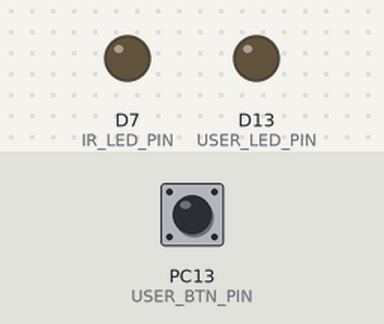
Bench run of a sketch on a simulated STM32 Nucleo. Parts: output pins drawn as LEDs (lit = HIGH). The inputs (shaded band) are chosen by the test bench; at power-on: PC13 (USER_BTN_PIN) HIGH. What the sketch prints to the serial monitor is not drawn.

Above: at 1.2 s.
1.3 s: PC13 (USER_BTN_PIN) pulled LOW for 0.15 s
Timing chart, 0 to 4.3 s (numbered marks = the images above; inputs shaded):
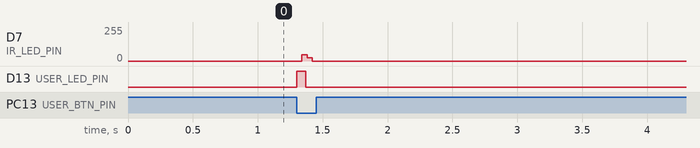

Measured:
- after the input at 1.3 s, D7 (IR_LED_PIN): 0/255 → 47/255 at once, → 26/255 0.04 s later, → 0/255 0.04 s later; D13 (USER_LED_PIN): LOW → HIGH at once, → LOW 0.07 s later

The sketch:

01_IR_Transmitter.ino
```cpp
/**
 ******************************************************************************
 * @file    01_IR_Transmitter.ino
 * @brief   IR Transmitter Module for NUCLEO-F103RB (Arduino)
 * @author  Embedded Systems Lab
 * @version V1.0.0
 * @date    2025-01-18
 ******************************************************************************
 * @details
 * IR LED를 이용하여 38kHz 캐리어로 변조된 NEC 프로토콜 신호를 송신합니다.
 *
 * Hardware Setup:
 * - IR LED: PA8 (D7) - 38kHz PWM 출력
 * - User Button: PC13 (내장 버튼)
 * - User LED: PA5 (D13, 내장 LED)
 * - Serial: USB Virtual COM Port (115200 baud)
 *
 * 회로 연결:
 *   PA8 --- [100Ω] --- [IR LED] --- GND
 *   (또는 트랜지스터 드라이버 사용 권장)
 *
 * 동작: 버튼을 누르면 설정된 NEC 코드를 송신합니다.
 ******************************************************************************
 */

/* Pin Definitions */
#define IR_LED_PIN      PA8     // IR LED (Timer PWM)
#define USER_BTN_PIN    PC13    // User Button (Active LOW)
#define USER_LED_PIN    PA5     // Onboard LED

/* NEC Protocol Timing (microseconds) */
#define NEC_LEADER_PULSE    9000
#define NEC_LEADER_SPACE    4500
#define NEC_BIT_PULSE       560
#define NEC_ONE_SPACE       1690
#define NEC_ZERO_SPACE      560
#define NEC_REPEAT_SPACE    2250

/* IR Code Settings */
uint8_t ir_address = 0x00;      // Device address
uint8_t ir_command = 0x0C;      // Command (예: Power)

/* Variables */
volatile bool buttonPressed = false;
uint32_t lastButtonTime = 0;

/* Function Prototypes */
void IR_CarrierOn(void);
void IR_CarrierOff(void);
void IR_SendPulse(uint16_t onTime, uint16_t offTime);
void IR_SendByte(uint8_t data);
void IR_SendNEC(uint8_t address, uint8_t command);
void IR_SendRepeat(void);

/**
 * @brief Setup function
 */
void setup() {
    // Serial 초기화
    Serial.begin(115200);
    while (!Serial) { delay(10); }

    Serial.println();
    Serial.println("========================================");
    Serial.println("  IR Transmitter - NUCLEO-F103RB");
    Serial.println("  NEC Protocol, 38kHz Carrier");
    Serial.println("========================================");

    // GPIO 초기화
    pinMode(USER_LED_PIN, OUTPUT);
    pinMode(USER_BTN_PIN, INPUT);
    pinMode(IR_LED_PIN, OUTPUT);

    digitalWrite(USER_LED_PIN, LOW);
    digitalWrite(IR_LED_PIN, LOW);

    // 버튼 인터럽트 설정
    attachInterrupt(digitalPinToInterrupt(USER_BTN_PIN), buttonISR, FALLING);

    Serial.print("IR Address: 0x");
    Serial.println(ir_address, HEX);
    Serial.print("IR Command: 0x");
    Serial.println(ir_command, HEX);
    Serial.println();
    Serial.println("Press USER button to transmit IR signal...");
    Serial.println();
}

/**
 * @brief Main loop
 */
void loop() {
    if (buttonPressed) {
        // 디바운싱
        if (millis() - lastButtonTime > 200) {
            lastButtonTime = millis();

            digitalWrite(USER_LED_PIN, HIGH);

            Serial.print("[TX] Sending NEC: Addr=0x");
            Serial.print(ir_address, HEX);
            Serial.print(", Cmd=0x");
            Serial.println(ir_command, HEX);

            // NEC 코드 송신
            IR_SendNEC(ir_address, ir_command);

            Serial.println("[TX] Complete!");
            Serial.println();

            digitalWrite(USER_LED_PIN, LOW);
        }
        buttonPressed = false;
    }
}

/**
 * @brief Button interrupt handler
 */
void buttonISR() {
    buttonPressed = true;
}

/**
 * @brief 38kHz 캐리어 ON (소프트웨어 PWM)
 */
void IR_CarrierOn() {
    // 38kHz = 26.3us period, 50% duty cycle
    // 13us HIGH, 13us LOW
    digitalWrite(IR_LED_PIN, HIGH);
}

/**
 * @brief 캐리어 OFF
 */
void IR_CarrierOff() {
    digitalWrite(IR_LED_PIN, LOW);
}

/**
 * @brief 38kHz 변조된 펄스 송신
 * @param onTime  캐리어 ON 시간 (us)
 * @param offTime 캐리어 OFF 시간 (us)
 */
void IR_SendPulse(uint16_t onTime, uint16_t offTime) {
    uint32_t startTime;
    uint32_t elapsed;

    // 38kHz 캐리어로 변조된 펄스 (약 26us 주기)
    startTime = micros();
    while ((micros() - startTime) < onTime) {
        digitalWrite(IR_LED_PIN, HIGH);
        delayMicroseconds(13);
        digitalWrite(IR_LED_PIN, LOW);
        delayMicroseconds(13);
    }

    // Space (캐리어 OFF)
    digitalWrite(IR_LED_PIN, LOW);
    delayMicroseconds(offTime);
}

/**
 * @brief 1바이트 송신 (LSB first)
 * @param data 송신할 데이터
 */
void IR_SendByte(uint8_t data) {
    for (int i = 0; i < 8; i++) {
        if (data & 0x01) {
            // Bit '1': 560us pulse + 1690us space
            IR_SendPulse(NEC_BIT_PULSE, NEC_ONE_SPACE);
        } else {
            // Bit '0': 560us pulse + 560us space
            IR_SendPulse(NEC_BIT_PULSE, NEC_ZERO_SPACE);
        }
        data >>= 1;
    }
}

/**
 * @brief NEC 프로토콜 프레임 송신
 * @param address 디바이스 주소
 * @param command 명령 코드
 */
void IR_SendNEC(uint8_t address, uint8_t command) {
    noInterrupts();

    // Leader code: 9ms pulse + 4.5ms space
    IR_SendPulse(NEC_LEADER_PULSE, NEC_LEADER_SPACE);

    // Address (8-bit)
    IR_SendByte(address);

    // Address Inverse (8-bit)
    IR_SendByte(~address);

    // Command (8-bit)
    IR_SendByte(command);

    // Command Inverse (8-bit)
    IR_SendByte(~command);

    // Stop bit: 560us pulse
    IR_SendPulse(NEC_BIT_PULSE, 0);

    interrupts();
}

/**
 * @brief NEC 리피트 코드 송신
 */
void IR_SendRepeat() {
    noInterrupts();

    // Repeat: 9ms pulse + 2.25ms space + 560us pulse
    IR_SendPulse(NEC_LEADER_PULSE, NEC_REPEAT_SPACE);
    IR_SendPulse(NEC_BIT_PULSE, 0);

    interrupts();
}
```
